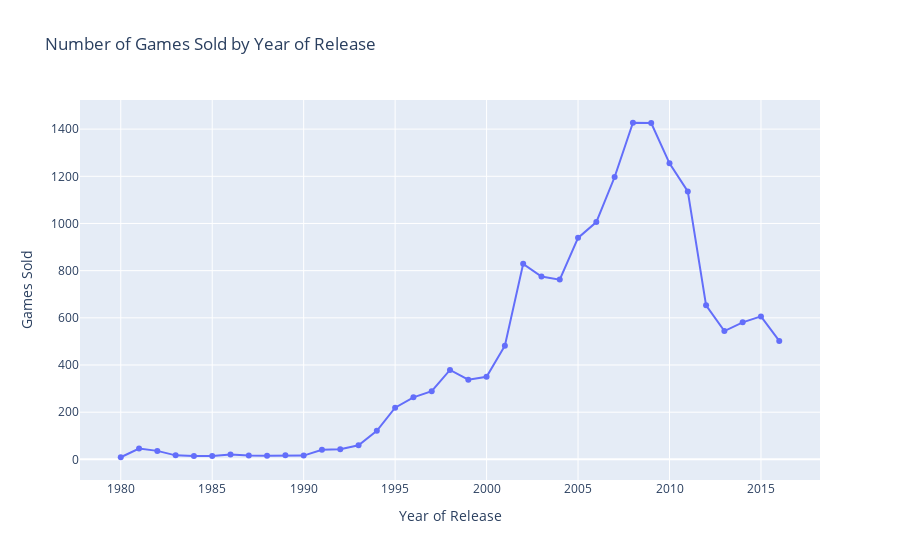

The notebook cell this image was saved under:
### Code cell
line_years = px.line(years, x='year_of_release', y='games_released', 
              title='Number of Games Sold by Year of Release', 
              labels={'year_of_release': 'Year of Release', 'games_released': 'Games Sold'},
              markers=True)
line_years

### Figure 1 — Plotly figure (JSON) as saved in the notebook; plotly's stock layout.template omitted (floating-point values rounded to 4 significant figures)
{"data": [{"hovertemplate": "Year of Release=%{x}<br>Games Sold=%{y}<extra></extra>", "legendgroup": "", "line": {"color": "#636efa", "dash": "solid"}, "marker": {"symbol": "circle"}, "mode": "lines+markers", "name": "", "orientation": "v", "showlegend": false, "type": "scatter", "x": [1980, 1981, 1982, 1983, 1984, 1985, 1986, 1987, 1988, 1989, 1990, 1991, 1992, 1993, 1994, 1995, 1996, 1997, 1998, 1999, 2000, 2001, 2002, 2003, 2004, 2005, 2006, 2007, 2008, 2009, 2010, 2011, 2012, 2013, 2014, 2015, 2016], "xaxis": "x", "y": [9, 46, 36, 17, 14, 14, 21, 16, 15, 17, 16, 41, 43, 60, 121, 219, 263, 289, 379, 338, 350, 482, 829, 775, 762, 939, 1006, 1197, 1427, 1426, 1255, 1136, 653, 544, 581, 606, 502], "yaxis": "y"}], "layout": {"legend": {"tracegroupgap": 0}, "title": {"text": "Number of Games Sold by Year of Release"}, "xaxis": {"anchor": "y", "domain": [0, 1], "title": {"text": "Year of Release"}}, "yaxis": {"anchor": "x", "domain": [0, 1], "title": {"text": "Games Sold"}}}}
